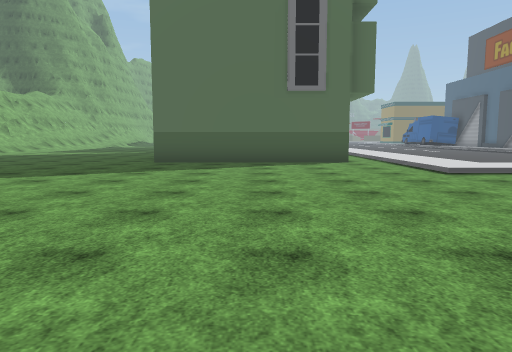
[1] (above)

24 first-person views from a walk through a scene from a Unity 3-D project. The camera is 1.4 m above the floor, tilts 6° down and sees 70° across. The floor is counted in squares, 2 m on a side. Each view is taken from the middle of a square. On the plan, view 1 faces up. The plan holds only what a view shows up to about 11 squares ahead; the rest is blank. The place goes on beyond the plan. The player character is not drawn. Some surface patterns are stand-ins.

[2]
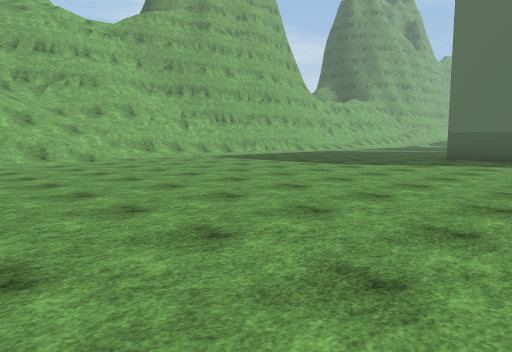

[3]
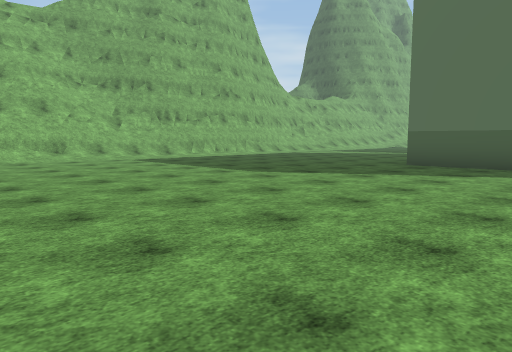

[4]
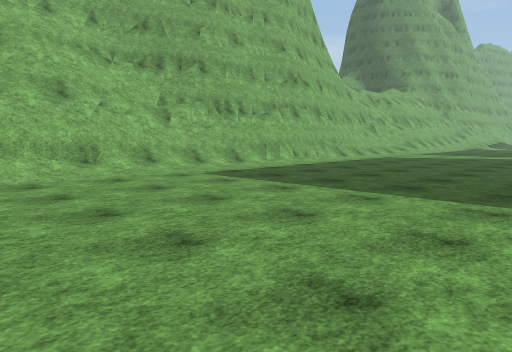

[5]
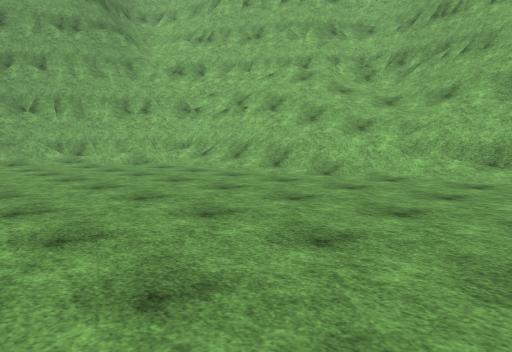

[6]
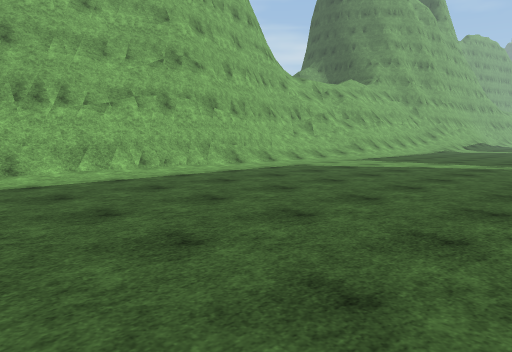

[7]
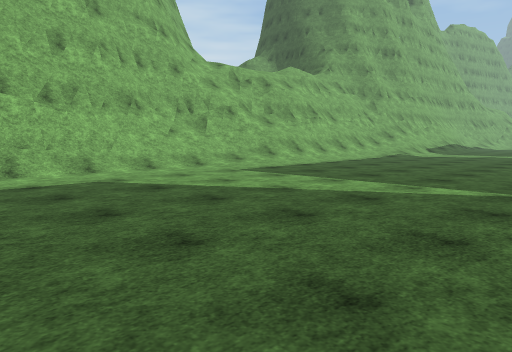

[8]
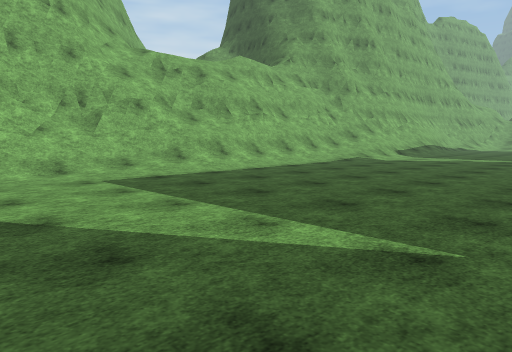

[9]
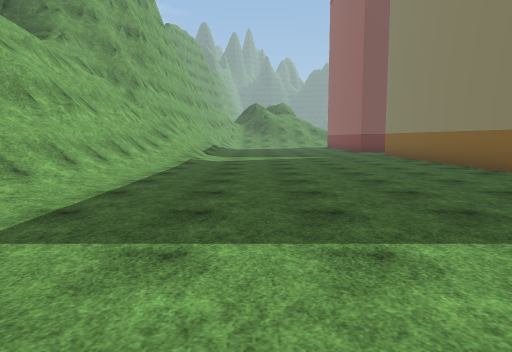

[10]
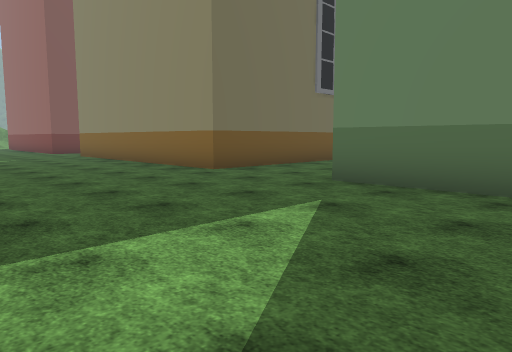

[11]
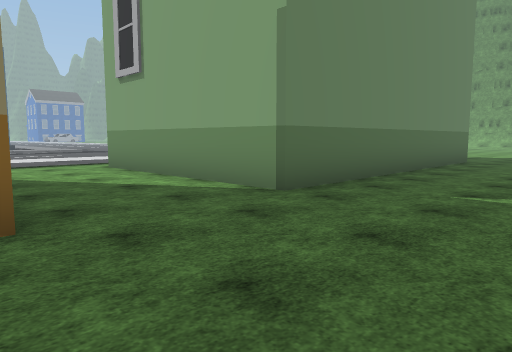

[12]
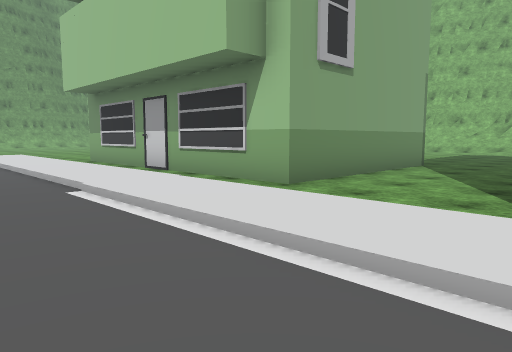

[13]
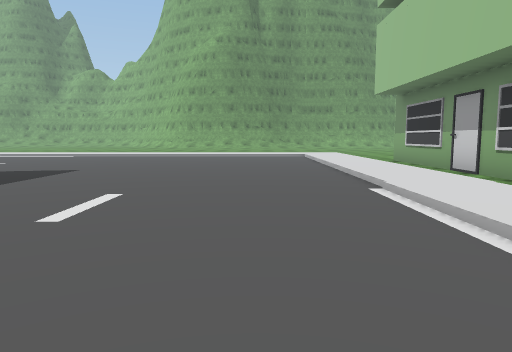

[14]
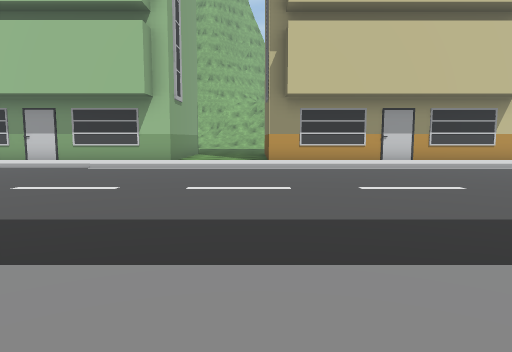

[15]
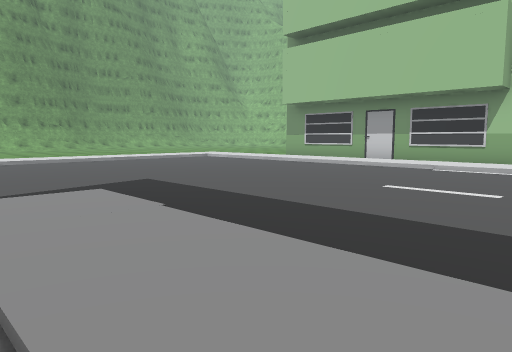

[16]
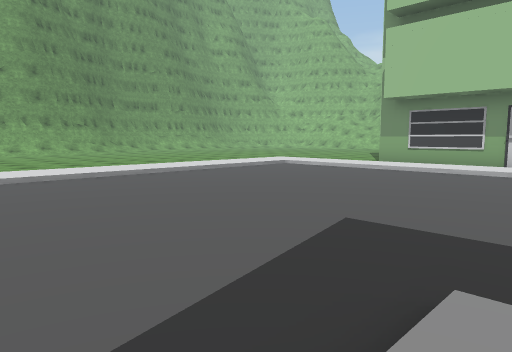

[17]
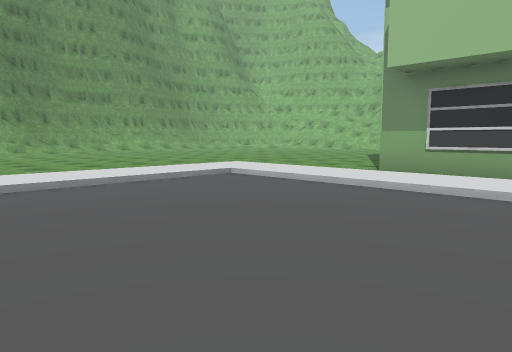

[18]
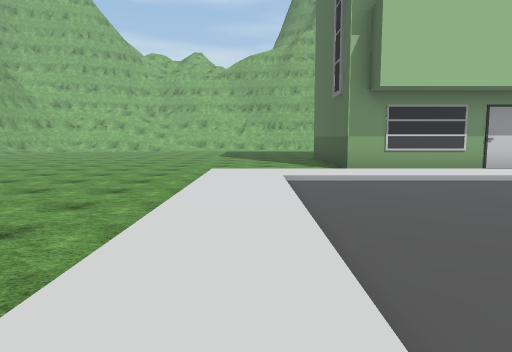

[19]
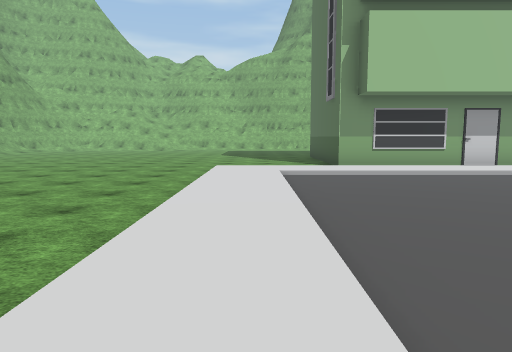

[20]
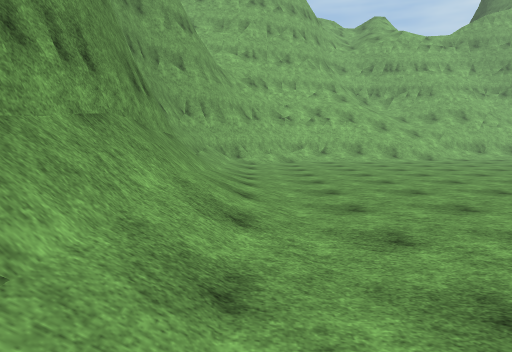

[21]
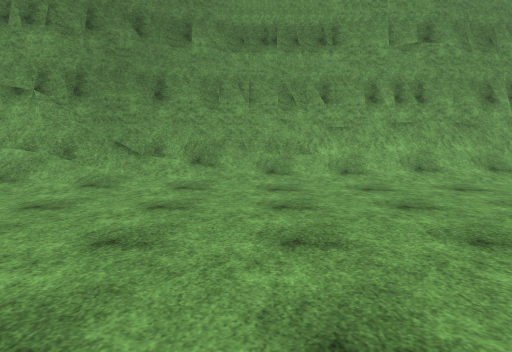

[22]
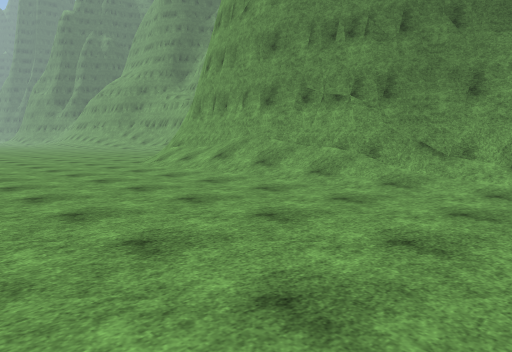

[23]
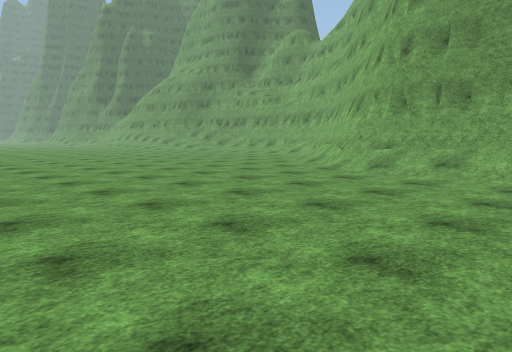

[24]
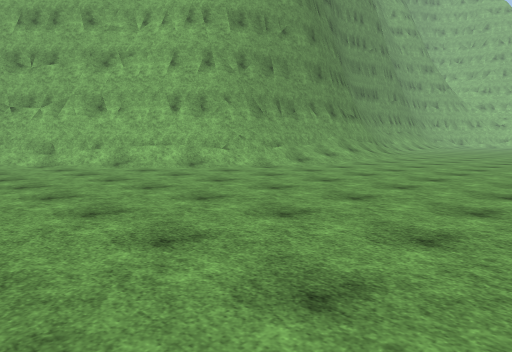

### Floor plan
Key: @ floor where view 1 was taken; # wall or solid block; . main floor; : floor 0.25 m higher than the main floor; + floor 6.25 m higher than the main floor; / step, stairs or slope; = window, fence, low wall or low ledge; B building.
Columns run from 15 left of view 1 to 19 right of it. Each row starts with its distance up from view 1.
 26   ==//......B    B ::..
 25  =#///......B    B ::....
 24  #=#/.......B    B ::.....
 23  +##/.......B    B ::.......
 22   ==/.......BBBBBB ::.......:
 21  =///..............::.......:.
 20 ##=//..............::.......:.
 19 ###=/..............::.......:.
 18  ##//.......BBBBBB.::.......:.
 17   ##/.......B    B.:/....../:/
 16   ##/.......B    B.:/....../::
 15    #/.......B    B.:/.........
 14    #/.......B    B.:/.........
 13    #/.......B    B.:/.........
 12    ##.......B    B.:/.........
 11    ##.......BBBBBB.:/.........
 10    ##..............:/........
  9   ##/..............:/........
  8  ###/..............::::::::::
  7  #=//............../////////
  6  #=#/......................
  5  ###/.......................
  4  #=/=.......................
  3  #//=/.............................
  2  #////.............................
  1  #////.............................
  0  #////.........@...................
 -1  ##/=/.............................
 -2     ##/...........................
 -3     ###.............////////......
 -4      ###././////////#########/....
 -5        ##/////////####     ###/...
 -6         ###########          ##/.
 -7                               ##.
 -8                                #/
 -9                                ##

Positions as (right, up) in squares from view 1, and headings:
1: (0, 0), facing up
2: (1, -2), facing up-left
3: (1, 1), facing up-left
4: (-4, 2), facing up-left
5: (-4, 6), facing down-left
6: (-4, 7), facing up-left
7: (-4, 12), facing up-left
8: (-4, 15), facing up-left
9: (-8, 15), facing up
10: (-8, 15), facing up-right
11: (-6, 22), facing down-right
12: (7, 22), facing down-left
13: (7, 22), facing down
14: (14, 21), facing left
15: (14, 20), facing down-left
16: (14, 16), facing down-left
17: (10, 14), facing down-left
18: (12, 8), facing left
19: (13, 8), facing left
20: (3, -4), facing left
21: (3, 2), facing down
22: (3, 2), facing down-right
23: (8, 4), facing down-right
24: (19, 3), facing down-left
